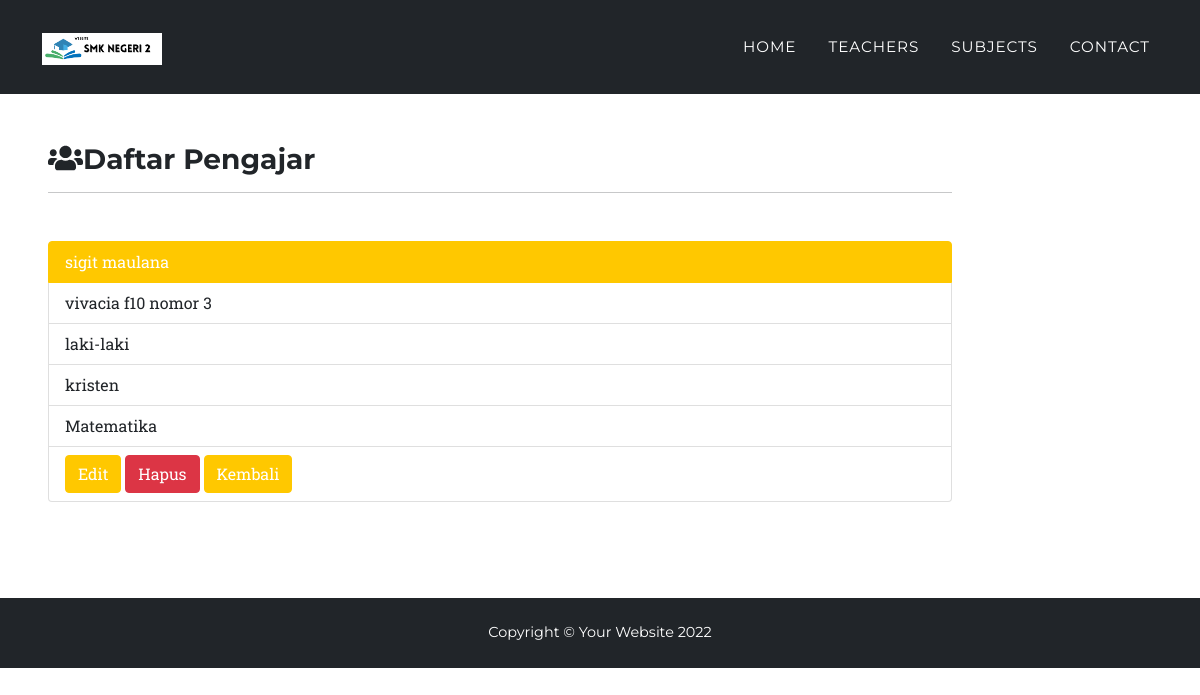
Screenshot of /detail.php?id=3 with the database file from the repository.
### tables this page shows
CREATE TABLE `tbl_pengajar` (
  `id` int(11) NOT NULL,
  `nidn` int(11) NOT NULL,
  `nama` varchar(30) NOT NULL,
  `alamat` varchar(40) NOT NULL,
  `jenis_kelamin` varchar(9) NOT NULL,
  `agama` varchar(10) NOT NULL,
  `mata_pelajaran` varchar(20) NOT NULL
);

### function.php (called while the page is built, shortened)
<?php
$conn = mysqli_connect('sqlXXX.epizy.com', 'epiz_31003736','JZ0vgJmuuo' ,'epiz_31003736_dbsekolah');
function query($query)
{
    global $conn;
    $result = mysqli_query($conn, $query);
    if (mysqli_num_rows($result) == 1) {
        return mysqli_fetch_assoc($result);
    }
    $rows = [];
    return $rows;
}

### detail.php (the view, shortened to what this page needs)
<?php
require 'function.php';
$id = $_GET['id'];
$guru = query("SELECT * FROM tbl_pengajar WHERE id = $id");
?>
<!DOCTYPE html>
<html lang="en">
<head>
  <link href="css/styles.css" rel="stylesheet" />
</head>
<body id="page-top">
  <nav class="navbar navbar-expand-lg navbar-dark fixed-top bg-dark" id="mainNav">
    <div class="container">
      <a class="navbar-brand" href="#page-top"><img src="assets/img/navbar-academic.png" alt="..." /></a>
      <div class="collapse navbar-collapse" id="navbarResponsive">
        <ul class="navbar-nav text-uppercase ms-auto py-4 py-lg-0">
          <li class="nav-item"><a class="nav-link" href="index.php">Home</a></li>
          <li class="nav-item"><a class="nav-link" href="teachers.php">Teachers</a></li>
          <li class="nav-item"><a class="nav-link" href="subjects.php">Subjects</a></li>
          <li class="nav-item"><a class="nav-link" href="contact.php">Contact</a></li>
        </ul>
      </div>
    </div>
  </nav>
  <div class="col-md-10 p-5 pt-5 mt-5 pb-5">
    <h3><i class="fas fa-users mt-5"></i>Daftar Pengajar</h3>
    <hr class="mb-5">
    <ul class="list-group">
      <li class="list-group-item active"><?= $guru['nama']; ?></li>
      <li class="list-group-item"><?= $guru['alamat']; ?></li>
      <li class="list-group-item"><?= $guru['jenis_kelamin']; ?></li>
      <li class="list-group-item"><?= $guru['agama']; ?></li>
      <li class="list-group-item"><?= $guru['mata_pelajaran']; ?></li>
      <li class="list-group-item">
        <a href="edit.php?id=<?= $guru['id']; ?>" class="btn btn-warning" role="button">Edit</a>
        <a href="hapus.php?id=<?= $guru['id']; ?>" onclick="return confirm('apakah anda akan menghapus data ini');" class="btn btn-danger" role="button">Hapus</a>
        <a href="index.php" class="btn btn-primary" role="button">Kembali</a>
      </li>
    </ul>
  </div>
  <footer class="footer bg-dark py-4">
    <div class="container">
      <div class="row align-items-center">
        <div class="text-white text-center">Copyright &copy; Your Website 2022</div>
      </div>
    </div>
  </footer>
</body>
</html>

### rows the page displays
tbl_pengajar: nama "sigit maulana", alamat "vivacia f10 nomor 3", jenis_kelamin "laki-laki", agama "kristen", mata_pelajaran "Matematika"
